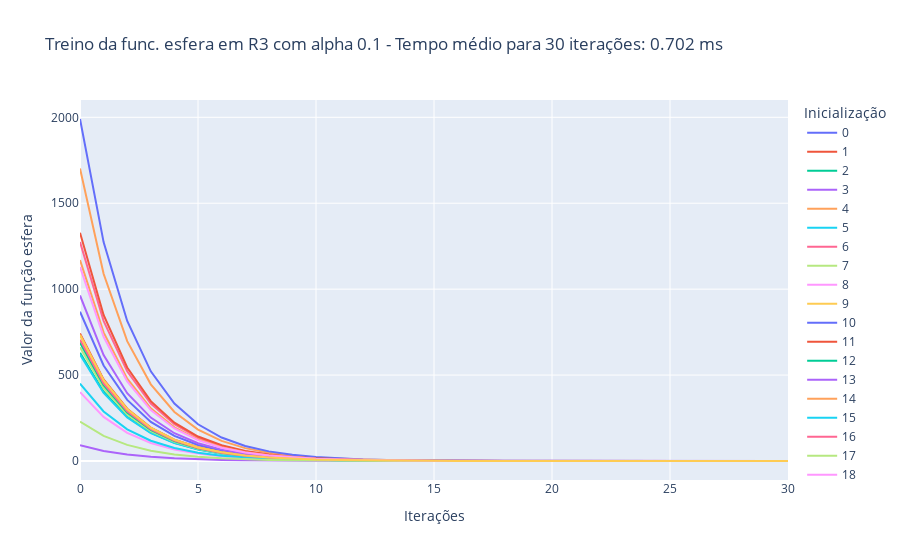

This figure's notebook cell:
### Markdown cell above
Caso 2.1: $\alpha$ = 0.1, treinamento por 30 iterações

### Code cell
treina_gradiente(1e-1, 3, 'esfera', 30)

### Figure 1 — Plotly figure (JSON) as saved in the notebook; plotly's stock layout.template omitted (floating-point values rounded to 4 significant figures)
{"data": [{"hovertemplate": "variable=0<br>index=%{x}<br>value=%{y}<extra></extra>", "legendgroup": "0", "line": {"color": "#636efa", "dash": "solid"}, "marker": {"symbol": "circle"}, "mode": "lines", "name": "0", "orientation": "v", "showlegend": true, "type": "scatter", "x": [0, 1, 2, 3, 4, 5, 6, 7, 8, 9, 10, 11, 12, 13, 14, 15, 16, 17, 18, 19, 20, 21, 22, 23, 24, 25, 26, 27, 28, 29, 30], "xaxis": "x", "y": [868.7, 555.9, 355.8, 227.7, 145.7, 93.27, 59.69, 38.2, 24.45, 15.65, 10.02, 6.41, 4.102, 2.625, 1.68, 1.075, 0.6882, 0.4405, 0.2819, 0.1804, 0.1155, 0.0739, 0.04729, 0.03027, 0.01937, 0.0124, 0.007935, 0.005078, 0.00325, 0.00208, 0.001331], "yaxis": "y"}, {"hovertemplate": "variable=1<br>index=%{x}<br>value=%{y}<extra></extra>", "legendgroup": "1", "line": {"color": "#EF553B", "dash": "solid"}, "marker": {"symbol": "circle"}, "mode": "lines", "name": "1", "orientation": "v", "showlegend": true, "type": "scatter", "x": [0, 1, 2, 3, 4, 5, 6, 7, 8, 9, 10, 11, 12, 13, 14, 15, 16, 17, 18, 19, 20, 21, 22, 23, 24, 25, 26, 27, 28, 29, 30], "xaxis": "x", "y": [742.3, 475.1, 304.0, 194.6, 124.5, 79.7, 51.01, 32.65, 20.89, 13.37, 8.558, 5.477, 3.505, 2.243, 1.436, 0.9189, 0.5881, 0.3764, 0.2409, 0.1542, 0.09867, 0.06315, 0.04041, 0.02587, 0.01655, 0.01059, 0.00678, 0.004339, 0.002777, 0.001777, 0.001138], "yaxis": "y"}, {"hovertemplate": "variable=2<br>index=%{x}<br>value=%{y}<extra></extra>", "legendgroup": "2", "line": {"color": "#00cc96", "dash": "solid"}, "marker": {"symbol": "circle"}, "mode": "lines", "name": "2", "orientation": "v", "showlegend": true, "type": "scatter", "x": [0, 1, 2, 3, 4, 5, 6, 7, 8, 9, 10, 11, 12, 13, 14, 15, 16, 17, 18, 19, 20, 21, 22, 23, 24, 25, 26, 27, 28, 29, 30], "xaxis": "x", "y": [629.1, 402.6, 257.7, 164.9, 105.5, 67.55, 43.23, 27.67, 17.71, 11.33, 7.253, 4.642, 2.971, 1.901, 1.217, 0.7788, 0.4984, 0.319, 0.2042, 0.1307, 0.08362, 0.05352, 0.03425, 0.02192, 0.01403, 0.008979, 0.005747, 0.003678, 0.002354, 0.001506, 0.0009641], "yaxis": "y"}, {"hovertemplate": "variable=3<br>index=%{x}<br>value=%{y}<extra></extra>", "legendgroup": "3", "line": {"color": "#ab63fa", "dash": "solid"}, "marker": {"symbol": "circle"}, "mode": "lines", "name": "3", "orientation": "v", "showlegend": true, "type": "scatter", "x": [0, 1, 2, 3, 4, 5, 6, 7, 8, 9, 10, 11, 12, 13, 14, 15, 16, 17, 18, 19, 20, 21, 22, 23, 24, 25, 26, 27, 28, 29, 30], "xaxis": "x", "y": [91.86, 58.79, 37.63, 24.08, 15.41, 9.864, 6.313, 4.04, 2.586, 1.655, 1.059, 0.6778, 0.4338, 0.2776, 0.1777, 0.1137, 0.07278, 0.04658, 0.02981, 0.01908, 0.01221, 0.007815, 0.005001, 0.003201, 0.002049, 0.001311, 0.0008391, 0.000537, 0.0003437, 0.00022, 0.0001408], "yaxis": "y"}, {"hovertemplate": "variable=4<br>index=%{x}<br>value=%{y}<extra></extra>", "legendgroup": "4", "line": {"color": "#FFA15A", "dash": "solid"}, "marker": {"symbol": "circle"}, "mode": "lines", "name": "4", "orientation": "v", "showlegend": true, "type": "scatter", "x": [0, 1, 2, 3, 4, 5, 6, 7, 8, 9, 10, 11, 12, 13, 14, 15, 16, 17, 18, 19, 20, 21, 22, 23, 24, 25, 26, 27, 28, 29, 30], "xaxis": "x", "y": [1702.0, 1089.0, 697.2, 446.2, 285.6, 182.8, 117.0, 74.86, 47.91, 30.66, 19.62, 12.56, 8.038, 5.144, 3.292, 2.107, 1.349, 0.8631, 0.5524, 0.3535, 0.2262, 0.1448, 0.09267, 0.05931, 0.03796, 0.02429, 0.01555, 0.009951, 0.006368, 0.004076, 0.002608], "yaxis": "y"}, {"hovertemplate": "variable=5<br>index=%{x}<br>value=%{y}<extra></extra>", "legendgroup": "5", "line": {"color": "#19d3f3", "dash": "solid"}, "marker": {"symbol": "circle"}, "mode": "lines", "name": "5", "orientation": "v", "showlegend": true, "type": "scatter", "x": [0, 1, 2, 3, 4, 5, 6, 7, 8, 9, 10, 11, 12, 13, 14, 15, 16, 17, 18, 19, 20, 21, 22, 23, 24, 25, 26, 27, 28, 29, 30], "xaxis": "x", "y": [619.3, 396.3, 253.7, 162.3, 103.9, 66.49, 42.56, 27.24, 17.43, 11.16, 7.14, 4.569, 2.924, 1.872, 1.198, 0.7666, 0.4906, 0.314, 0.201, 0.1286, 0.08231, 0.05268, 0.03372, 0.02158, 0.01381, 0.008838, 0.005657, 0.00362, 0.002317, 0.001483, 0.000949], "yaxis": "y"}, {"hovertemplate": "variable=6<br>index=%{x}<br>value=%{y}<extra></extra>", "legendgroup": "6", "line": {"color": "#FF6692", "dash": "solid"}, "marker": {"symbol": "circle"}, "mode": "lines", "name": "6", "orientation": "v", "showlegend": true, "type": "scatter", "x": [0, 1, 2, 3, 4, 5, 6, 7, 8, 9, 10, 11, 12, 13, 14, 15, 16, 17, 18, 19, 20, 21, 22, 23, 24, 25, 26, 27, 28, 29, 30], "xaxis": "x", "y": [1274.0, 815.3, 521.8, 333.9, 213.7, 136.8, 87.54, 56.03, 35.86, 22.95, 14.69, 9.4, 6.016, 3.85, 2.464, 1.577, 1.009, 0.6459, 0.4134, 0.2646, 0.1693, 0.1084, 0.06936, 0.04439, 0.02841, 0.01818, 0.01164, 0.007447, 0.004766, 0.00305, 0.001952], "yaxis": "y"}, {"hovertemplate": "variable=7<br>index=%{x}<br>value=%{y}<extra></extra>", "legendgroup": "7", "line": {"color": "#B6E880", "dash": "solid"}, "marker": {"symbol": "circle"}, "mode": "lines", "name": "7", "orientation": "v", "showlegend": true, "type": "scatter", "x": [0, 1, 2, 3, 4, 5, 6, 7, 8, 9, 10, 11, 12, 13, 14, 15, 16, 17, 18, 19, 20, 21, 22, 23, 24, 25, 26, 27, 28, 29, 30], "xaxis": "x", "y": [661.9, 423.6, 271.1, 173.5, 111.0, 71.07, 45.48, 29.11, 18.63, 11.92, 7.631, 4.884, 3.126, 2.0, 1.28, 0.8194, 0.5244, 0.3356, 0.2148, 0.1375, 0.08798, 0.05631, 0.03604, 0.02306, 0.01476, 0.009447, 0.006046, 0.003869, 0.002476, 0.001585, 0.001014], "yaxis": "y"}, {"hovertemplate": "variable=8<br>index=%{x}<br>value=%{y}<extra></extra>", "legendgroup": "8", "line": {"color": "#FF97FF", "dash": "solid"}, "marker": {"symbol": "circle"}, "mode": "lines", "name": "8", "orientation": "v", "showlegend": true, "type": "scatter", "x": [0, 1, 2, 3, 4, 5, 6, 7, 8, 9, 10, 11, 12, 13, 14, 15, 16, 17, 18, 19, 20, 21, 22, 23, 24, 25, 26, 27, 28, 29, 30], "xaxis": "x", "y": [400.6, 256.4, 164.1, 105.0, 67.21, 43.01, 27.53, 17.62, 11.28, 7.216, 4.619, 2.956, 1.892, 1.211, 0.7749, 0.4959, 0.3174, 0.2031, 0.13, 0.0832, 0.05325, 0.03408, 0.02181, 0.01396, 0.008934, 0.005717, 0.003659, 0.002342, 0.001499, 0.0009592, 0.0006139], "yaxis": "y"}, {"hovertemplate": "variable=9<br>index=%{x}<br>value=%{y}<extra></extra>", "legendgroup": "9", "line": {"color": "#FECB52", "dash": "solid"}, "marker": {"symbol": "circle"}, "mode": "lines", "name": "9", "orientation": "v", "showlegend": true, "type": "scatter", "x": [0, 1, 2, 3, 4, 5, 6, 7, 8, 9, 10, 11, 12, 13, 14, 15, 16, 17, 18, 19, 20, 21, 22, 23, 24, 25, 26, 27, 28, 29, 30], "xaxis": "x", "y": [733.0, 469.1, 300.3, 192.2, 123.0, 78.71, 50.37, 32.24, 20.63, 13.21, 8.451, 5.409, 3.462, 2.215, 1.418, 0.9075, 0.5808, 0.3717, 0.2379, 0.1522, 0.09744, 0.06236, 0.03991, 0.02554, 0.01635, 0.01046, 0.006696, 0.004285, 0.002743, 0.001755, 0.001123], "yaxis": "y"}, {"hovertemplate": "variable=10<br>index=%{x}<br>value=%{y}<extra></extra>", "legendgroup": "10", "line": {"color": "#636efa", "dash": "solid"}, "marker": {"symbol": "circle"}, "mode": "lines", "name": "10", "orientation": "v", "showlegend": true, "type": "scatter", "x": [0, 1, 2, 3, 4, 5, 6, 7, 8, 9, 10, 11, 12, 13, 14, 15, 16, 17, 18, 19, 20, 21, 22, 23, 24, 25, 26, 27, 28, 29, 30], "xaxis": "x", "y": [1990.0, 1274.0, 815.2, 521.7, 333.9, 213.7, 136.8, 87.53, 56.02, 35.85, 22.95, 14.69, 9.399, 6.015, 3.85, 2.464, 1.577, 1.009, 0.6459, 0.4134, 0.2645, 0.1693, 0.1084, 0.06935, 0.04438, 0.02841, 0.01818, 0.01163, 0.007446, 0.004766, 0.00305], "yaxis": "y"}, {"hovertemplate": "variable=11<br>index=%{x}<br>value=%{y}<extra></extra>", "legendgroup": "11", "line": {"color": "#EF553B", "dash": "solid"}, "marker": {"symbol": "circle"}, "mode": "lines", "name": "11", "orientation": "v", "showlegend": true, "type": "scatter", "x": [0, 1, 2, 3, 4, 5, 6, 7, 8, 9, 10, 11, 12, 13, 14, 15, 16, 17, 18, 19, 20, 21, 22, 23, 24, 25, 26, 27, 28, 29, 30], "xaxis": "x", "y": [1328.0, 850.1, 544.1, 348.2, 222.9, 142.6, 91.28, 58.42, 37.39, 23.93, 15.31, 9.801, 6.273, 4.015, 2.569, 1.644, 1.052, 0.6735, 0.4311, 0.2759, 0.1766, 0.113, 0.07232, 0.04628, 0.02962, 0.01896, 0.01213, 0.007765, 0.00497, 0.003181, 0.002036], "yaxis": "y"}, {"hovertemplate": "variable=12<br>index=%{x}<br>value=%{y}<extra></extra>", "legendgroup": "12", "line": {"color": "#00cc96", "dash": "solid"}, "marker": {"symbol": "circle"}, "mode": "lines", "name": "12", "orientation": "v", "showlegend": true, "type": "scatter", "x": [0, 1, 2, 3, 4, 5, 6, 7, 8, 9, 10, 11, 12, 13, 14, 15, 16, 17, 18, 19, 20, 21, 22, 23, 24, 25, 26, 27, 28, 29, 30], "xaxis": "x", "y": [689.2, 441.1, 282.3, 180.7, 115.6, 74.0, 47.36, 30.31, 19.4, 12.42, 7.946, 5.085, 3.255, 2.083, 1.333, 0.8532, 0.546, 0.3495, 0.2237, 0.1431, 0.09161, 0.05863, 0.03752, 0.02401, 0.01537, 0.009836, 0.006295, 0.004029, 0.002579, 0.00165, 0.001056], "yaxis": "y"}, {"hovertemplate": "variable=13<br>index=%{x}<br>value=%{y}<extra></extra>", "legendgroup": "13", "line": {"color": "#ab63fa", "dash": "solid"}, "marker": {"symbol": "circle"}, "mode": "lines", "name": "13", "orientation": "v", "showlegend": true, "type": "scatter", "x": [0, 1, 2, 3, 4, 5, 6, 7, 8, 9, 10, 11, 12, 13, 14, 15, 16, 17, 18, 19, 20, 21, 22, 23, 24, 25, 26, 27, 28, 29, 30], "xaxis": "x", "y": [963.7, 616.7, 394.7, 252.6, 161.7, 103.5, 66.22, 42.38, 27.12, 17.36, 11.11, 7.11, 4.551, 2.912, 1.864, 1.193, 0.7635, 0.4886, 0.3127, 0.2001, 0.1281, 0.08198, 0.05247, 0.03358, 0.02149, 0.01375, 0.008802, 0.005634, 0.003605, 0.002307, 0.001477], "yaxis": "y"}, {"hovertemplate": "variable=14<br>index=%{x}<br>value=%{y}<extra></extra>", "legendgroup": "14", "line": {"color": "#FFA15A", "dash": "solid"}, "marker": {"symbol": "circle"}, "mode": "lines", "name": "14", "orientation": "v", "showlegend": true, "type": "scatter", "x": [0, 1, 2, 3, 4, 5, 6, 7, 8, 9, 10, 11, 12, 13, 14, 15, 16, 17, 18, 19, 20, 21, 22, 23, 24, 25, 26, 27, 28, 29, 30], "xaxis": "x", "y": [1170.0, 748.6, 479.1, 306.6, 196.2, 125.6, 80.38, 51.44, 32.92, 21.07, 13.48, 8.63, 5.523, 3.535, 2.262, 1.448, 0.9267, 0.5931, 0.3796, 0.2429, 0.1555, 0.0995, 0.06368, 0.04076, 0.02608, 0.01669, 0.01068, 0.006838, 0.004376, 0.002801, 0.001792], "yaxis": "y"}, {"hovertemplate": "variable=15<br>index=%{x}<br>value=%{y}<extra></extra>", "legendgroup": "15", "line": {"color": "#19d3f3", "dash": "solid"}, "marker": {"symbol": "circle"}, "mode": "lines", "name": "15", "orientation": "v", "showlegend": true, "type": "scatter", "x": [0, 1, 2, 3, 4, 5, 6, 7, 8, 9, 10, 11, 12, 13, 14, 15, 16, 17, 18, 19, 20, 21, 22, 23, 24, 25, 26, 27, 28, 29, 30], "xaxis": "x", "y": [450.5, 288.3, 184.5, 118.1, 75.58, 48.37, 30.96, 19.81, 12.68, 8.115, 5.194, 3.324, 2.127, 1.361, 0.8713, 0.5577, 0.3569, 0.2284, 0.1462, 0.09356, 0.05988, 0.03832, 0.02453, 0.0157, 0.01005, 0.006429, 0.004115, 0.002633, 0.001685, 0.001079, 0.0006903], "yaxis": "y"}, {"hovertemplate": "variable=16<br>index=%{x}<br>value=%{y}<extra></extra>", "legendgroup": "16", "line": {"color": "#FF6692", "dash": "solid"}, "marker": {"symbol": "circle"}, "mode": "lines", "name": "16", "orientation": "v", "showlegend": true, "type": "scatter", "x": [0, 1, 2, 3, 4, 5, 6, 7, 8, 9, 10, 11, 12, 13, 14, 15, 16, 17, 18, 19, 20, 21, 22, 23, 24, 25, 26, 27, 28, 29, 30], "xaxis": "x", "y": [705.7, 451.7, 289.1, 185.0, 118.4, 75.78, 48.5, 31.04, 19.86, 12.71, 8.136, 5.207, 3.333, 2.133, 1.365, 0.8736, 0.5591, 0.3578, 0.229, 0.1466, 0.09381, 0.06004, 0.03842, 0.02459, 0.01574, 0.01007, 0.006446, 0.004126, 0.00264, 0.00169, 0.001082], "yaxis": "y"}, {"hovertemplate": "variable=17<br>index=%{x}<br>value=%{y}<extra></extra>", "legendgroup": "17", "line": {"color": "#B6E880", "dash": "solid"}, "marker": {"symbol": "circle"}, "mode": "lines", "name": "17", "orientation": "v", "showlegend": true, "type": "scatter", "x": [0, 1, 2, 3, 4, 5, 6, 7, 8, 9, 10, 11, 12, 13, 14, 15, 16, 17, 18, 19, 20, 21, 22, 23, 24, 25, 26, 27, 28, 29, 30], "xaxis": "x", "y": [228.9, 146.5, 93.77, 60.01, 38.41, 24.58, 15.73, 10.07, 6.444, 4.124, 2.639, 1.689, 1.081, 0.6919, 0.4428, 0.2834, 0.1814, 0.1161, 0.07429, 0.04755, 0.03043, 0.01948, 0.01246, 0.007977, 0.005105, 0.003267, 0.002091, 0.001338, 0.0008565, 0.0005482, 0.0003508], "yaxis": "y"}, {"hovertemplate": "variable=18<br>index=%{x}<br>value=%{y}<extra></extra>", "legendgroup": "18", "line": {"color": "#FF97FF", "dash": "solid"}, "marker": {"symbol": "circle"}, "mode": "lines", "name": "18", "orientation": "v", "showlegend": true, "type": "scatter", "x": [0, 1, 2, 3, 4, 5, 6, 7, 8, 9, 10, 11, 12, 13, 14, 15, 16, 17, 18, 19, 20, 21, 22, 23, 24, 25, 26, 27, 28, 29, 30], "xaxis": "x", "y": [1130.0, 722.9, 462.7, 296.1, 189.5, 121.3, 77.62, 49.68, 31.79, 20.35, 13.02, 8.334, 5.334, 3.414, 2.185, 1.398, 0.8949, 0.5727, 0.3666, 0.2346, 0.1501, 0.09609, 0.0615, 0.03936, 0.02519, 0.01612, 0.01032, 0.006603, 0.004226, 0.002705, 0.001731], "yaxis": "y"}, {"hovertemplate": "variable=19<br>index=%{x}<br>value=%{y}<extra></extra>", "legendgroup": "19", "line": {"color": "#FECB52", "dash": "solid"}, "marker": {"symbol": "circle"}, "mode": "lines", "name": "19", "orientation": "v", "showlegend": true, "type": "scatter", "x": [0, 1, 2, 3, 4, 5, 6, 7, 8, 9, 10, 11, 12, 13, 14, 15, 16, 17, 18, 19, 20, 21, 22, 23, 24, 25, 26, 27, 28, 29, 30], "xaxis": "x", "y": [733.1, 469.2, 300.3, 192.2, 123.0, 78.72, 50.38, 32.24, 20.64, 13.21, 8.452, 5.409, 3.462, 2.216, 1.418, 0.9075, 0.5808, 0.3717, 0.2379, 0.1523, 0.09745, 0.06237, 0.03991, 0.02554, 0.01635, 0.01046, 0.006696, 0.004286, 0.002743, 0.001755, 0.001123], "yaxis": "y"}], "layout": {"legend": {"title": {"text": "Inicialização"}, "tracegroupgap": 0}, "title": {"text": "Treino da func. esfera em R3 com alpha 0.1 - Tempo médio para 30 iterações: 0.702 ms"}, "xaxis": {"anchor": "y", "domain": [0, 1], "title": {"text": "Iterações"}}, "yaxis": {"anchor": "x", "domain": [0, 1], "title": {"text": "Valor da função esfera"}}}}
